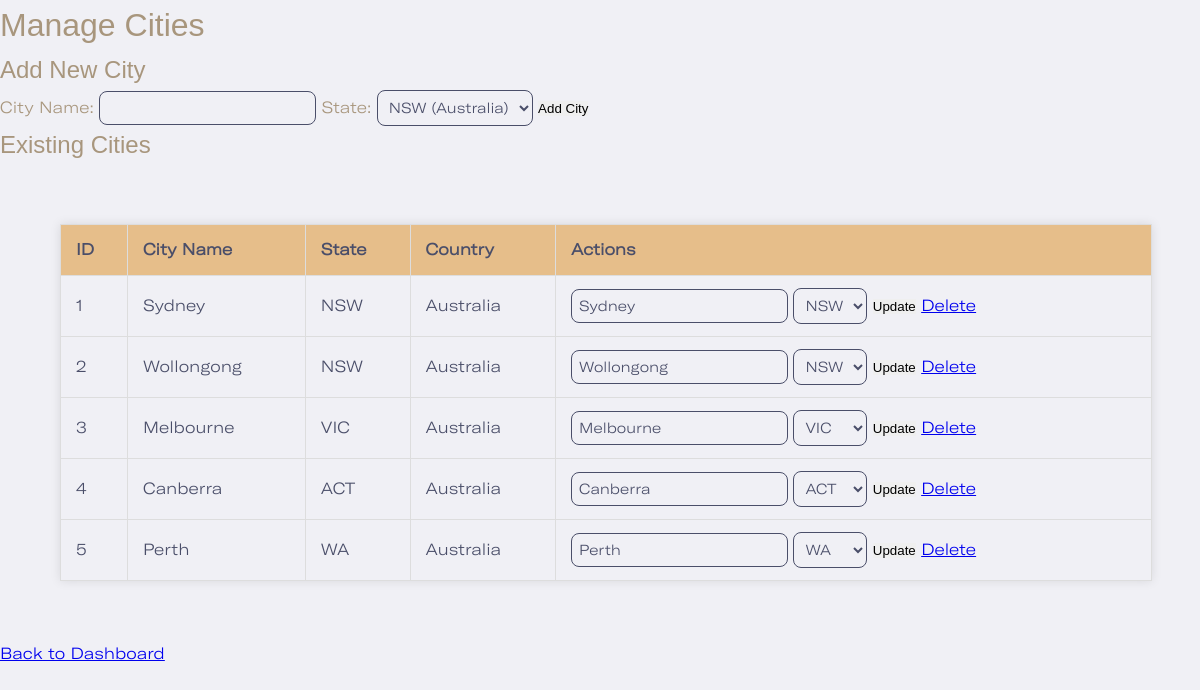
The app's page /admin/cities.php (signed in) with its own data.
### tables this page shows
CREATE TABLE `cities` (
  `id` int(11) NOT NULL,
  `name` varchar(100) NOT NULL,
  `state_id` int(11) DEFAULT NULL
);

CREATE TABLE `states` (
  `id` int(11) NOT NULL,
  `name` varchar(100) NOT NULL,
  `country_id` int(11) DEFAULT NULL
);

CREATE TABLE `countries` (
  `id` int(11) NOT NULL,
  `name` varchar(100) NOT NULL
);

### admin/cities.php (the view, shortened to what this page needs)
<?php
require '../config.php';
$stmt_states = $pdo->query("SELECT s.*, c.name AS country_name FROM States s JOIN Countries c ON s.country_id = c.id");
$states = $stmt_states->fetchAll(PDO::FETCH_ASSOC);
$stmt = $pdo->query("SELECT ci.*, s.name AS state_name, c.name AS country_name
                     FROM Cities ci
                     JOIN States s ON ci.state_id = s.id
                     JOIN Countries c ON s.country_id = c.id");
$cities = $stmt->fetchAll(PDO::FETCH_ASSOC);
?>
<!DOCTYPE html>
<html lang="en">
<head>
    <link rel="stylesheet" href="../global.css" />
    <link rel="stylesheet" href="admin.css" />
</head>
<body>
    <h1>Manage Cities</h1>
    <h2>Add New City</h2>
    <form method="post">
        <label for="city_name">City Name:</label>
        <input type="text" name="city_name" required>
        <label for="state_id">State:</label>
        <select name="state_id" required>
            <?php foreach ($states as $state): ?>
                <option value="<?php echo $state['id']; ?>"><?php echo htmlspecialchars($state['name']) . ' (' . htmlspecialchars($state['country_name']) . ')'; ?></option>
            <?php endforeach; ?>
        </select>
        <button type="submit">Add City</button>
    </form>
    <h2>Existing Cities</h2>
    <table border="1" class="property-table">
        <thead>
            <tr>
                <th>ID</th>
                <th>City Name</th>
                <th>State</th>
                <th>Country</th>
                <th>Actions</th>
            </tr>
        </thead>
        <tbody>
            <?php foreach ($cities as $city): ?>
            <tr>
                <td><?php echo $city['id']; ?></td>
                <td><?php echo htmlspecialchars($city['name']); ?></td>
                <td><?php echo htmlspecialchars($city['state_name']); ?></td>
                <td><?php echo htmlspecialchars($city['country_name']); ?></td>
                <td>
                    <form style="display:inline;" method="post">
                        <input type="text" name="city_name" value="<?php echo htmlspecialchars($city['name']); ?>">
                        <select name="state_id">
                            <?php foreach ($states as $state): ?>
                                <option value="<?php echo $state['id']; ?>" <?php echo $city['state_id'] == $state['id'] ? 'selected' : ''; ?>>
                                    <?php echo htmlspecialchars($state['name']); ?>
                                </option>
                            <?php endforeach; ?>
                        </select>
                        <button type="submit">Update</button>
                    </form>
                    <a href="?delete_id=<?php echo $city['id']; ?>" onclick="return confirm('Are you sure you want to delete this city?');">Delete</a>
                </td>
            </tr>
            <?php endforeach; ?>
        </tbody>
    </table>
    <a href="admin_dashboard.php">Back to Dashboard</a>
</body>
</html>

### global.css (style rules this page uses)
:root { --primary-gold: #E6BE8A; --secondary-gold: #D2B48C; --light-gold: #F7E7CE; --gold-text: #A8967D; --dark-blue: #4A4E69; --lighter-blue: #F0F0F5; --transparent: rgba(0, 0, 0, 0); }
* { margin: 0; padding: 0; box-sizing: border-box; }
body { font-family: 'GT America', sans-serif; background-color: var(--lighter-blue); color: var(--gold-text); line-height: 1.6; }
h1, h2, h3 { font-family: 'Branch Updated', sans-serif; font-weight: 400; }
select, input { font-family: 'GT America', sans-serif; font-size: 0.9rem; padding: 7px; background-color: var(--lighter-blue); color: var(--dark-blue); border: 1px solid var(--dark-blue); border-radius: 0.5rem; }
button { outline: none; border: none; }
.property-table { width: 91vw; border-collapse: collapse; background-color: white; box-shadow: 0 0 0.625rem rgba(0, 0, 0, 0.1); margin: 60px; }
.property-table th, .property-table td { padding: 12px 15px; border: 1px solid #ddd; text-align: left; }
.property-table th { background-color: var(--primary-gold); color: var(--dark-blue); text-align: left; }
.property-table td { background-color: var(--lighter-blue); color: var(--dark-blue); }
.property-table tbody tr:nth-child(odd) { background-color: #f9f9f9; }
.property-table tbody tr:nth-child(even) { background-color: var(--lighter-blue); }

### admin/admin.css (style rules this page uses)
:root { --primary-gold: #E6BE8A; --secondary-gold: #D2B48C; --light-gold: #F7E7CE; --gold-text: #A8967D; --dark-blue: #4A4E69; --lighter-blue: #F0F0F5; --transparent: rgba(0, 0, 0, 0); }

### records on screen
cities: id "1", name "Sydney", state.name "NSW", countries.name "Australia", city_name "Sydney", state_id "NSW"
cities: id "2", name "Wollongong", state.name "NSW", countries.name "Australia", city_name "Wollongong", state_id "NSW"
cities: id "3", name "Melbourne", state.name "VIC", countries.name "Australia", city_name "Melbourne", state_id "VIC"
cities: id "4", name "Canberra", state.name "ACT", countries.name "Australia", city_name "Canberra", state_id "ACT"
cities: id "5", name "Perth", state.name "WA", countries.name "Australia", city_name "Perth", state_id "WA"

### other values on screen
form field state_id "NSW (Australia)"
